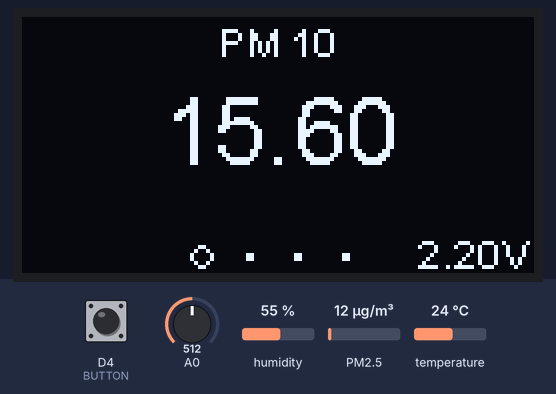
A program run on a simulated ESP8266 (NodeMCU). Parts: 128×64 one-colour display. The inputs (shaded band) are chosen by the test bench; at power-on: D4 (BUTTON) HIGH, humidity 55 %, PM2.5 12 µg/m³, A0 = 512, temperature 24 °C.

Above: at 1.2 s.
1.3 s: D4 (BUTTON) pulled LOW for 3.2 s
At 5.6 s:
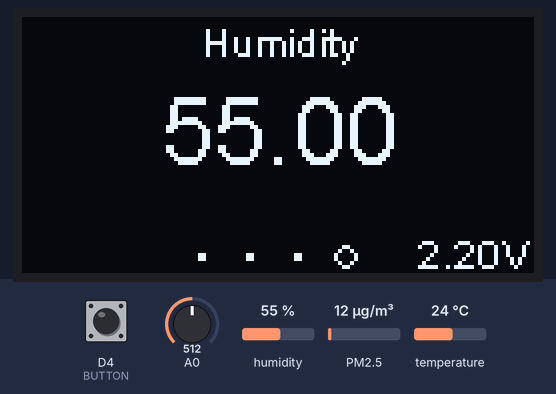
6.0 s: humidity set to 22 %
At 6.5 s:
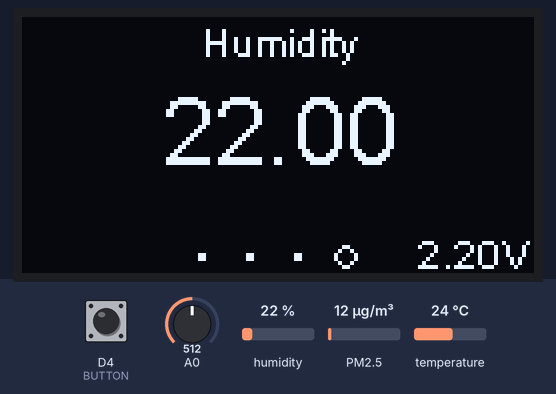
8.8 s: PM2.5 set to 6 µg/m³
At 9.8 s:
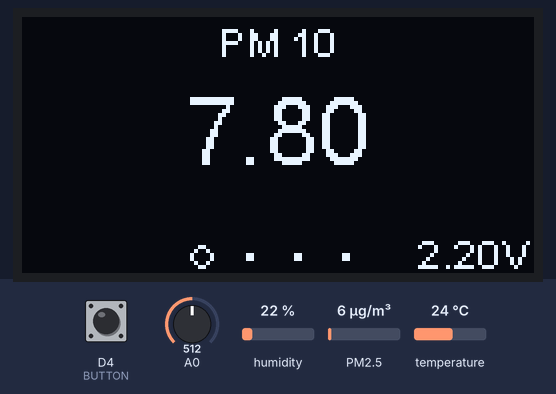
11.9 s: A0 set to 716
At 14.7 s:
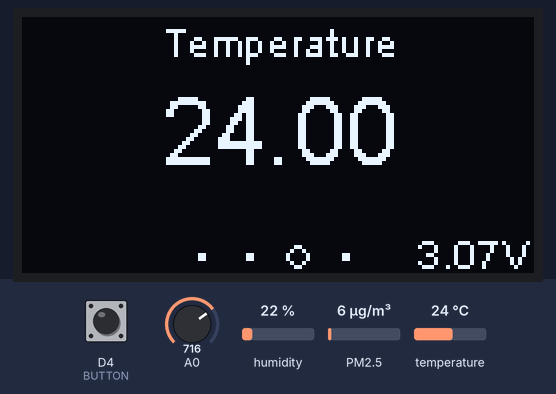
15.0 s: temperature set to 12 °C
At 16.2 s:
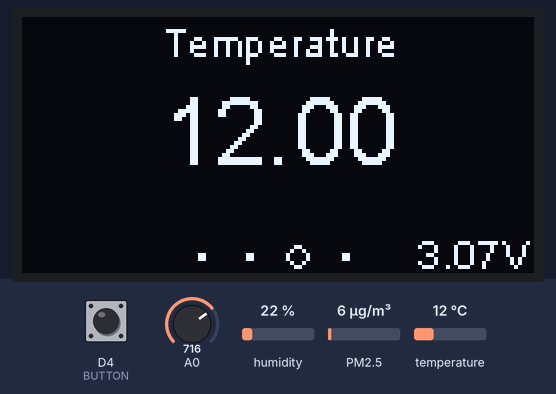
18.1 s: PM2.5 set to 75 µg/m³
At 20.5 s:
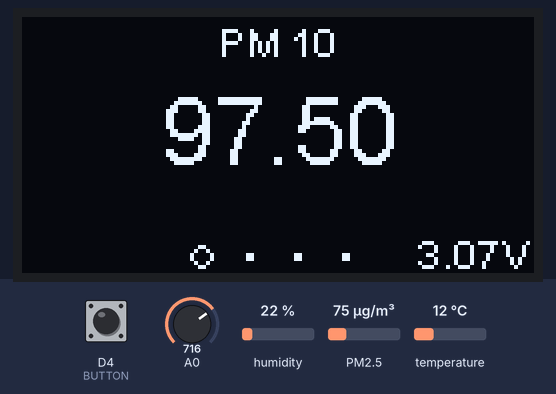
Timing chart, 0 to 22.0 s (numbered marks = the images above; inputs shaded):
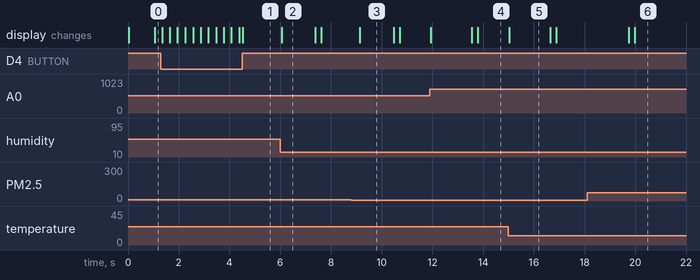

Measured:
- what the display in image 2 shows lasts 1.3 s, from 6.1 s to 7.4 s
- what the display in image 5 shows lasts 1.7 s, from 15.0 s to 16.7 s

The program:

main.cpp
```cpp
#include <Arduino.h>
#include <Wire.h>

#include "OLEDDisplayUi.h"
#include "SSD1306Wire.h"
#include <SDS011.h>

#include <Adafruit_Sensor.h>
#include <DHT.h>
#include <DHT_U.h>

#define DHTPIN D6
#define BUTTON D4

// Include custom images
#include "images.h"

int battery;
float p10, p25;
int error;

sensors_event_t tempSensor;
sensors_event_t humiSensor;

// Initialize the OLED display using Wire library
SSD1306Wire display(0x3c, D3, D5);
OLEDDisplayUi ui(&display);

SDS011 my_sds;
DHT_Unified dht(DHTPIN, DHT22);

void batteryOverlay(OLEDDisplay *display, OLEDDisplayUiState *state)
{
  float batteryVoltage = battery / 100.0;
  display->setFont(ArialMT_Plain_10);
  display->setTextAlignment(TEXT_ALIGN_RIGHT);
  display->drawString(127, 53, String(batteryVoltage) + "V");
}

void airQualityPM10(OLEDDisplay *display, OLEDDisplayUiState *state, int16_t x, int16_t y)
{
  display->setFont(ArialMT_Plain_10);

  display->setTextAlignment(TEXT_ALIGN_CENTER);
  display->drawString(64 + x, 0 + y, "PM 10");

  display->setFont(ArialMT_Plain_24);
  display->setTextAlignment(TEXT_ALIGN_CENTER);
  display->drawString(64 + x, 15 + y, String(p10));
}

void airQualityPM25(OLEDDisplay *display, OLEDDisplayUiState *state, int16_t x, int16_t y)
{
  display->setFont(ArialMT_Plain_10);

  display->setTextAlignment(TEXT_ALIGN_CENTER);
  display->drawString(64 + x, 0 + y, "PM 2.5");

  display->setFont(ArialMT_Plain_24);
  display->setTextAlignment(TEXT_ALIGN_CENTER);
  display->drawString(64 + x, 15 + y, String(p25));
}

void temp(OLEDDisplay *display, OLEDDisplayUiState *state, int16_t x, int16_t y)
{
  display->setFont(ArialMT_Plain_10);
  display->setTextAlignment(TEXT_ALIGN_CENTER);
  display->drawString(64 + x, 0 + y, "Temperature");

  display->setFont(ArialMT_Plain_24);
  display->setTextAlignment(TEXT_ALIGN_CENTER);
  display->drawString(64 + x, 15 + y, String(tempSensor.temperature));
}

void humi(OLEDDisplay *display, OLEDDisplayUiState *state, int16_t x, int16_t y)
{
  display->setFont(ArialMT_Plain_10);
  display->setTextAlignment(TEXT_ALIGN_CENTER);
  display->drawString(64 + x, 0 + y, "Humidity");

  display->setFont(ArialMT_Plain_24);
  display->setTextAlignment(TEXT_ALIGN_CENTER);
  display->drawString(64 + x, 15 + y, String(humiSensor.relative_humidity));
}

// This array keeps function pointers to all frames
// frames are the single views that slide in
FrameCallback frames[] = {airQualityPM10, airQualityPM25, temp, humi};

// how many frames are there?
int frameCount = 4;

// Overlays are statically drawn on top of a frame eg. a clock
OverlayCallback overlays[] = {batteryOverlay};
int overlaysCount = 1;

void setup()
{
  Serial.begin(115200);
  my_sds.begin(D1, D2); //RX, TX
  dht.begin();
  Serial.println();
  Serial.println();

  pinMode(BUTTON, INPUT_PULLUP);

  // The ESP is capable of rendering 60fps in 80Mhz mode
  // but that won't give you much time for anything else
  // run it in 160Mhz mode or just set it to 30 fps
  ui.setTargetFPS(30);

  // Customize the active and inactive symbol
  ui.setActiveSymbol(activeSymbol);
  ui.setInactiveSymbol(inactiveSymbol);

  // You can change this to
  // TOP, LEFT, BOTTOM, RIGHT
  ui.setIndicatorPosition(BOTTOM);

  // Defines where the first frame is located in the bar.
  ui.setIndicatorDirection(LEFT_RIGHT);

  // You can change the transition that is used
  // SLIDE_LEFT, SLIDE_RIGHT, SLIDE_UP, SLIDE_DOWN
  ui.setFrameAnimation(SLIDE_LEFT);

  // Add frames
  ui.setFrames(frames, frameCount);

  // Add overlays
  ui.setOverlays(overlays, overlaysCount);

  ui.setTimePerFrame(5000);

  // Initialising the UI will init the display too.
  ui.init();

  display.flipScreenVertically();
}

void loop()
{
  int remainingTimeBudget = ui.update();

  if (remainingTimeBudget > 0)
  {
    int rawValue = analogRead(A0);
    battery = map(rawValue, 0, 1023, 0, 439);

    dht.temperature().getEvent(&tempSensor);
    dht.humidity().getEvent(&humiSensor);

    if (!digitalRead(BUTTON))
    {
      ui.nextFrame();
    }

    error = my_sds.read(&p25, &p10);
    // You can do some work here
    // Don't do stuff if you are below your
    // time budget.
    delay(1);
  }
}
```

Source omitted: images.h (data table, 2208 bytes)
